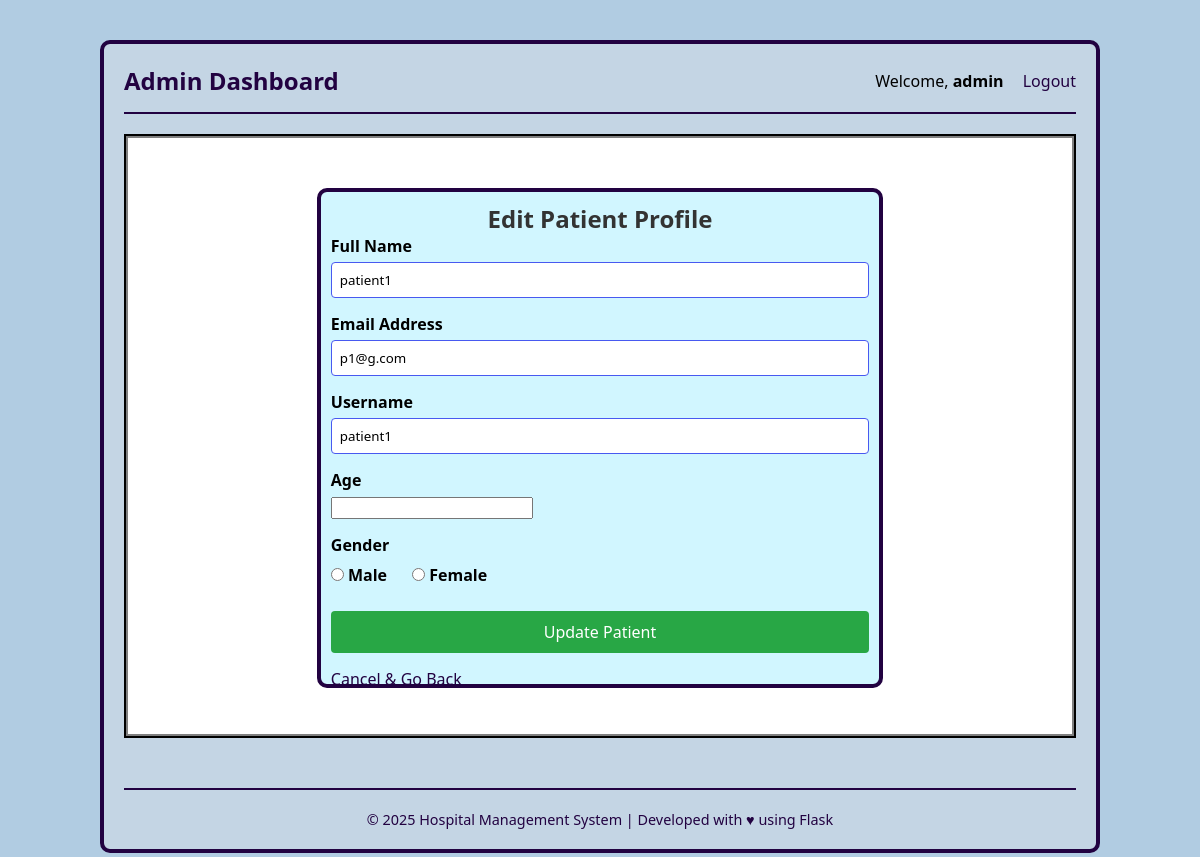
The page /edit_patient/1 (signed in) on the database as committed earlier.
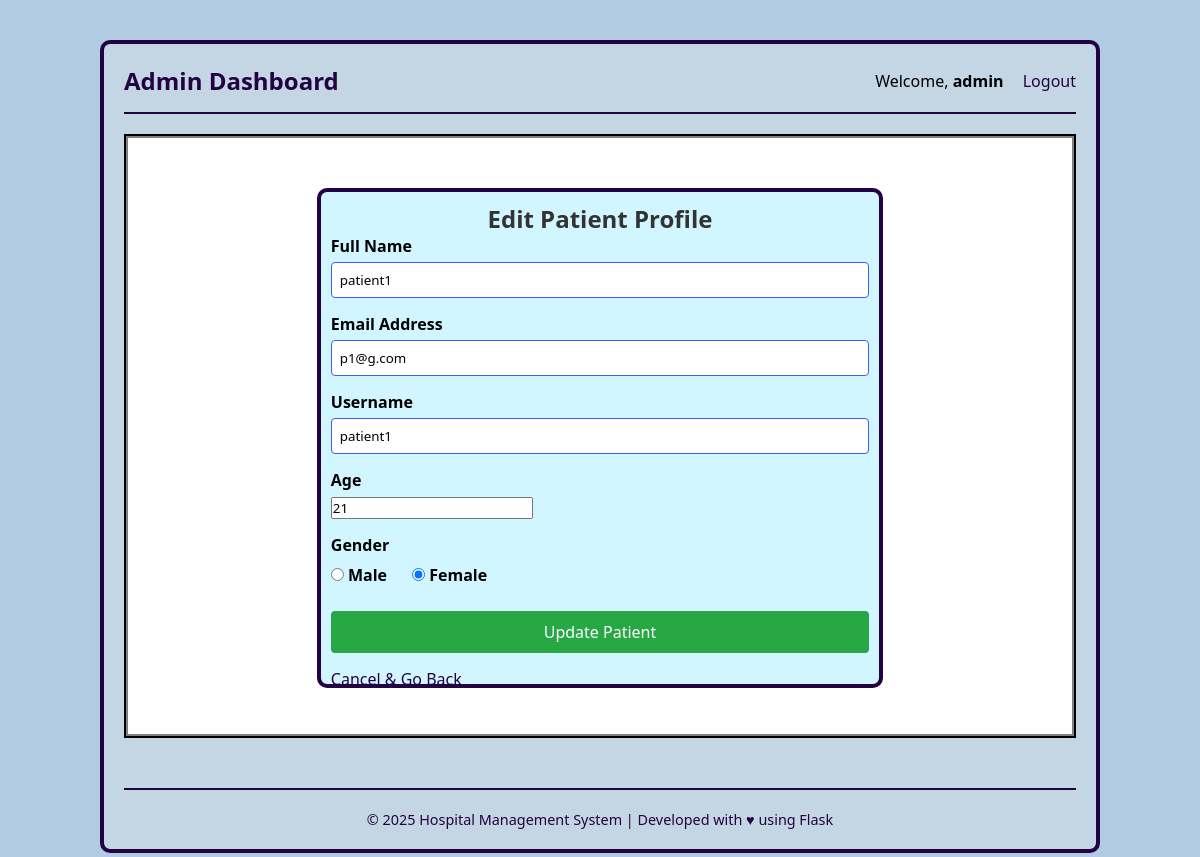
The same page on the database as committed later.
### application/models.py (models this page shows)
class Patient(db.Model):
    id = db.Column(db.Integer, primary_key=True)
    email = db.Column(db.String(), unique=True, nullable=False)
    username = db.Column(db.String(), unique=True, nullable=False)
    password = db.Column(db.String(), nullable=False)
    name = db.Column(db.String(), nullable=False)
    age = db.Column(db.Integer)
    gender = db.Column(db.Enum('Male', 'Female'))
    appointments = db.relationship('Appointment', backref='patient')

### application/controllers.py (the view, shortened to what this page needs)
@app.route('/edit_patient/<int:patient_id>', methods=["GET", "POST"])
def edit_patient(patient_id):
    if session.get('user_type') != 'admin':
        flash('Access denied.', 'error')
        return redirect(url_for('home'))
    patient = Patient.query.get_or_404(patient_id)
    return render_template('edit_patient.html', patient=patient)

### templates/edit_patient.html (shortened to what this page needs)
{% extends "base.html" %}
{% block extra_css %}
    <link rel="stylesheet" href="{{ url_for('static', filename='style.css') }}">
{% endblock %}
{% block content %}
<div id="main">
    <div id="canvas">
        <div id="form-body">
            <h2>Edit Patient Profile</h2>
            <form method="POST" action="{{ url_for('edit_patient', patient_id=patient.id) }}">
                <div>
                    <label for="name">Full Name</label>
                    <input type="text"
                           name="name"
                           id="name"
                           value="{{ patient.name }}"
                           required
                           placeholder="Sarah Johnson">
                </div>
                <div>
                    <label for="email">Email Address</label>
                    <input type="email"
                           name="email"
                           id="email"
                           value="{{ patient.email }}"
                           required>
                </div>
                <div>
                    <label for="username">Username</label>
                    <input type="text"
                           name="username"
                           id="username"
                           value="{{ patient.username }}"
                           required>
                </div>
                <div>
                    <label for="age">Age</label>
                    <input type="number" name="age" id="age" value="{{ patient.age }}" >
                </div>
                <div style="margin-bottom: 20px;">
                    <label>Gender</label>
                    <div style="display:flex; gap:25px; margin-top:8px;">
                        <label>
                            <input type="radio" name="gender" value="Male"
                                {% if patient.gender == 'Male' %}checked{% endif %} required>
                            Male
                        </label>
                        <label>
                            <input type="radio" name="gender" value="Female"
                                {% if patient.gender == 'Female' %}checked{% endif %}>
                            Female
                        </label>
                    </div>
                </div>
                <div>
                    <input type="submit" value="Update Patient"
                           style="background-color: #28a745; margin-bottom: 10px;">
                </div>
                <div>
                    <a href="{{ url_for('admin_dashboard') }}">Cancel & Go Back</a>
                </div>
            </form>
        </div>
    </div>
</div>
{% endblock %}

Rows that differ between the two databases and show on the page:
changed Patient "patient1": age (not shown) → "21"; gender "☐ Female" → "☑ Female"
